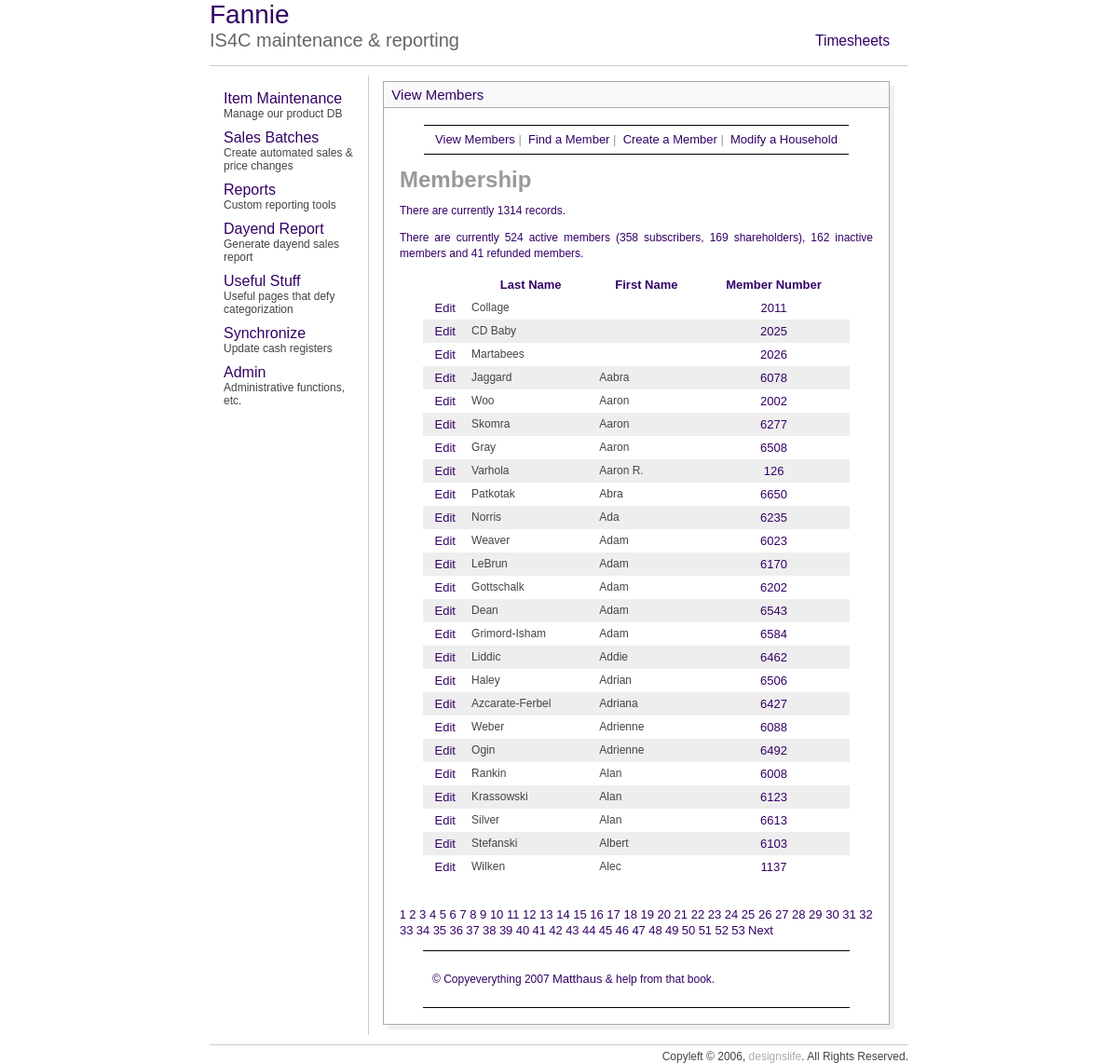
The page /mem/view_members.php?sort=fna&s=0&np=53 on the database its author committed.
### tables this page shows
CREATE TABLE `custdata` (
  `CardNo` int(8) default NULL,
  `personNum` tinyint(4) NOT NULL default '1',
  `LastName` varchar(30) default NULL,
  `FirstName` varchar(30) default NULL,
  `CashBack` double NOT NULL default '60',
  `Balance` double NOT NULL default '0',
  `Discount` smallint(6) default NULL,
  `MemDiscountLimit` double NOT NULL default '0',
  `ChargeOk` tinyint(4) NOT NULL default '1',
  `WriteChecks` tinyint(4) NOT NULL default '1',
  `StoreCoupons` tinyint(4) NOT NULL default '1',
  `Type` varchar(10) NOT NULL default 'pc',
  `memType` tinyint(4) default NULL,
  `staff` tinyint(4) NOT NULL default '0',
  `SSI` double NOT NULL default '0',
  `Purchases` double NOT NULL default '0',
  `NumberOfChecks` smallint(6) NOT NULL default '0',
  `memCoupons` int(11) NOT NULL default '1',
  `blueLine` varchar(50) default NULL,
  `Shown` tinyint(4) NOT NULL default '1',
  `id` int(11) NOT NULL auto_increment,
  `modified` datetime NOT NULL,
  PRIMARY KEY  (`id`),
  KEY `LastName` (`LastName`),
  KEY `CardNo_2` (`CardNo`,`memType`,`staff`,`id`,`personNum`)
);

### mem/view_members.php (the view, shortened to what this page needs)
<?php
echo'<h1 id="mainhead">Membership</h1>';
require_once ('../includes/mysqli_connect.php');
mysqli_select_db($db_slave, 'is4c_op');
$display = 25;
$query = "SELECT COUNT(id) FROM custdata ORDER BY cardno ASC";
$result = mysqli_query($db_slave, $query);
$row = mysqli_fetch_array($result, MYSQLI_NUM);
$num_records = $row[0];
$activeQ = "SELECT * FROM custdata WHERE memType in (1,2) AND cardno <> 3000 GROUP BY cardno";
$subscribersQ = "SELECT * FROM custdata WHERE memType = 2 AND cardno <> 3000 GROUP BY cardno";
$shareholdersQ = "SELECT * FROM custdata WHERE memType = 1 AND cardno <> 3000 GROUP BY cardno";
$inactiveQ = "SELECT * FROM custdata WHERE memType = 5 AND cardno <> 3000 GROUP BY cardno";
$refundQ = "SELECT * FROM custdata WHERE memType = 4 AND cardno <> 3000 GROUP BY cardno";
$activeR = mysqli_query($db_slave, $activeQ);
$inactiveR = mysqli_query($db_slave, $inactiveQ);
$refundR = mysqli_query($db_slave, $refundQ);
$subscribersR = mysqli_query($db_slave, $subscribersQ);
$shareholdersR = mysqli_query($db_slave, $shareholdersQ);
$subscribers = mysqli_num_rows($subscribersR);
$shareholders = mysqli_num_rows($shareholdersR);
$active = mysqli_num_rows($activeR);
$inactive = mysqli_num_rows($inactiveR);
$refund = mysqli_num_rows($refundR);
if (isset($_GET['np'])) {
	$num_pages = $_GET['np'];
} else {
	if ($num_records > $display) {
		$num_pages = ceil ($num_records/$display);
	} else {
		$num_pages = 1;
	}
}
if (isset($_GET['s'])) {
	$start = $_GET['s'];
} else {
	$start = 0;
}
$link1 = "{$_SERVER['PHP_SELF']}?sort=lna";
$link2 = "{$_SERVER['PHP_SELF']}?sort=fna";
$link3 = "{$_SERVER['PHP_SELF']}?sort=cna";
if (isset($_GET['sort'])) {
	switch ($_GET['sort']) {
		case 'fna':
		$order_by = 'FirstName ASC';
		$link2 = "{$_SERVER['PHP_SELF']}?sort=fnd";
		break;
	}
	$sort = $_GET['sort'];
} else {
	$order_by = 'CardNo DESC';
	$sort = 'cnd';
}
$query = "SELECT LastName, FirstName, CardNo, id FROM custdata WHERE CardNo != 9999 AND CardNo != 99999 ORDER BY $order_by LIMIT $start, $display";
$result = mysqli_query($db_slave, $query);
echo "<p>There are currently $num_records records.</p>\n";
echo "<p>There are currently $active active members ($subscribers subscribers, $shareholders shareholders), $inactive inactive members and $refund refunded members.</p>\n";
echo '<table align="center" width="90%" cellspacing="0" cellpadding="5">
<tr>
<td align="center"><b></b></td>
<td align="center"><b><a href="' . $link1 . '&s=' . $start . '&np=' . $num_pages . '">Last Name</a></b></td>
<td align="center"><b><a href="' . $link2 . '&s=' . $start . '&np=' . $num_pages . '">First Name</a></b></td>
<td align="center"><b><a href="' . $link3 . '&s=' . $start . '&np=' . $num_pages . '">Member Number</a></b></td>
</tr>';
$bg = '#eeeeee';
while ($row = mysqli_fetch_array ($result, MYSQLI_ASSOC)) {
	$bg = ($bg=='#eeeeee' ? '#ffffff' : '#eeeeee');
	echo '<tr bgcolor="' . $bg . '">
	<td align="center"><a href="edit_member.php?id=' . $row['id'] . '">Edit</a></td>
	<td align="left">' . $row['LastName'] . '</td>
	<td align="left">' . $row['FirstName'] . '</td>
	<td align="center"><a href="modify_household.php?cardno=' . $row['CardNo'] . '">' . $row['CardNo'] . ' </a></td>
	</tr>';
}
echo '</table>';
if ($num_pages > 1) {
	echo '<br /><p>';
	$current_page = ($start/$display) + 1;
	for ($i = 1; $i <= $num_pages; $i++) {
		if ($i != $current_page) {
		echo '<a href="view_members.php?s=' . ($display * ($i - 1)) . '&np=' . $num_pages . '&sort=' . $sort . '">' . $i . '</a> ';
		} else {
			echo $i . ' ';
		}
	}
	if ($current_page != $num_pages) {
		echo '<a href="view_members.php?s=' . ($start + $display) . '&np=' . $num_pages . '&sort=' . $sort . '">Next</a> ';
	}
	echo '</p>';
}
?>

### includes/style.css (style rules this page uses)
p { font: "Arial,Lucida"; color:330066; font-size: 1em; line-height: 1.4em; }
body { font-family:arial; font-size:12px; cursor:default; color:AAAAAA; }
td { font-family:arial; font-size:12px; cursor:default; color:444444; }
a { color:330066; text-decoration:none; font-size:13px }

### mem/includes/layout.css (style rules this page uses)
body { font: 12px "Lucida Sans Unicode", Verdana, sans-serif; color: #333333; background: #FFF; margin: 0; padding: 0; }
#wrapper { margin: 0 auto; }
#content { margin: 0 25px 0 25px; padding: 1px; }
div#navbar1 { height: 30px; width: 100%; border-top: solid #000 1px; border-bottom: solid #000 1px; font-family: Arial, Helvetica, sans-serif; font-size: small; text-align: center; padding: 0px; margin: 0px; white-space: nowrap; line-height: 30px; }
#footer { border-bottom: 1px solid #000; border-top: 1px solid #000; margin: 0 25px 0 25px; padding: 10px; }

### rows shown on the page
custdata: LastName "Collage", CardNo "2011"
custdata: LastName "CD Baby", CardNo "2025"
custdata: LastName "Martabees", CardNo "2026"
custdata: LastName "Jaggard", FirstName "Aabra", CardNo "6078"
custdata: LastName "Woo", FirstName "Aaron", CardNo "2002"
custdata: LastName "Skomra", FirstName "Aaron", CardNo "6277"
custdata: LastName "Gray", FirstName "Aaron", CardNo "6508"
custdata: LastName "Varhola", FirstName "Aaron R.", CardNo "126"
custdata: LastName "Patkotak", FirstName "Abra", CardNo "6650"
custdata: LastName "Norris", FirstName "Ada", CardNo "6235"
custdata: LastName "Weaver", FirstName "Adam", CardNo "6023"
custdata: LastName "LeBrun", FirstName "Adam", CardNo "6170"
custdata: LastName "Gottschalk", FirstName "Adam", CardNo "6202"
custdata: LastName "Dean", FirstName "Adam", CardNo "6543"
custdata: LastName "Grimord-Isham", FirstName "Adam", CardNo "6584"
custdata: LastName "Liddic", FirstName "Addie", CardNo "6462"
custdata: LastName "Haley", FirstName "Adrian", CardNo "6506"
custdata: LastName "Azcarate-Ferbel", FirstName "Adriana", CardNo "6427"
custdata: LastName "Weber", FirstName "Adrienne", CardNo "6088"
custdata: LastName "Ogin", FirstName "Adrienne", CardNo "6492"
custdata: LastName "Rankin", FirstName "Alan", CardNo "6008"
custdata: LastName "Krassowski", FirstName "Alan", CardNo "6123"
custdata: LastName "Silver", FirstName "Alan", CardNo "6613"
custdata: LastName "Stefanski", FirstName "Albert", CardNo "6103"
custdata: LastName "Wilken", FirstName "Alec", CardNo "1137"

### other values the page prints
$num_records "1314"
$active "524"
$subscribers "358"
$shareholders "169"
$inactive "162"
$refund "41"
